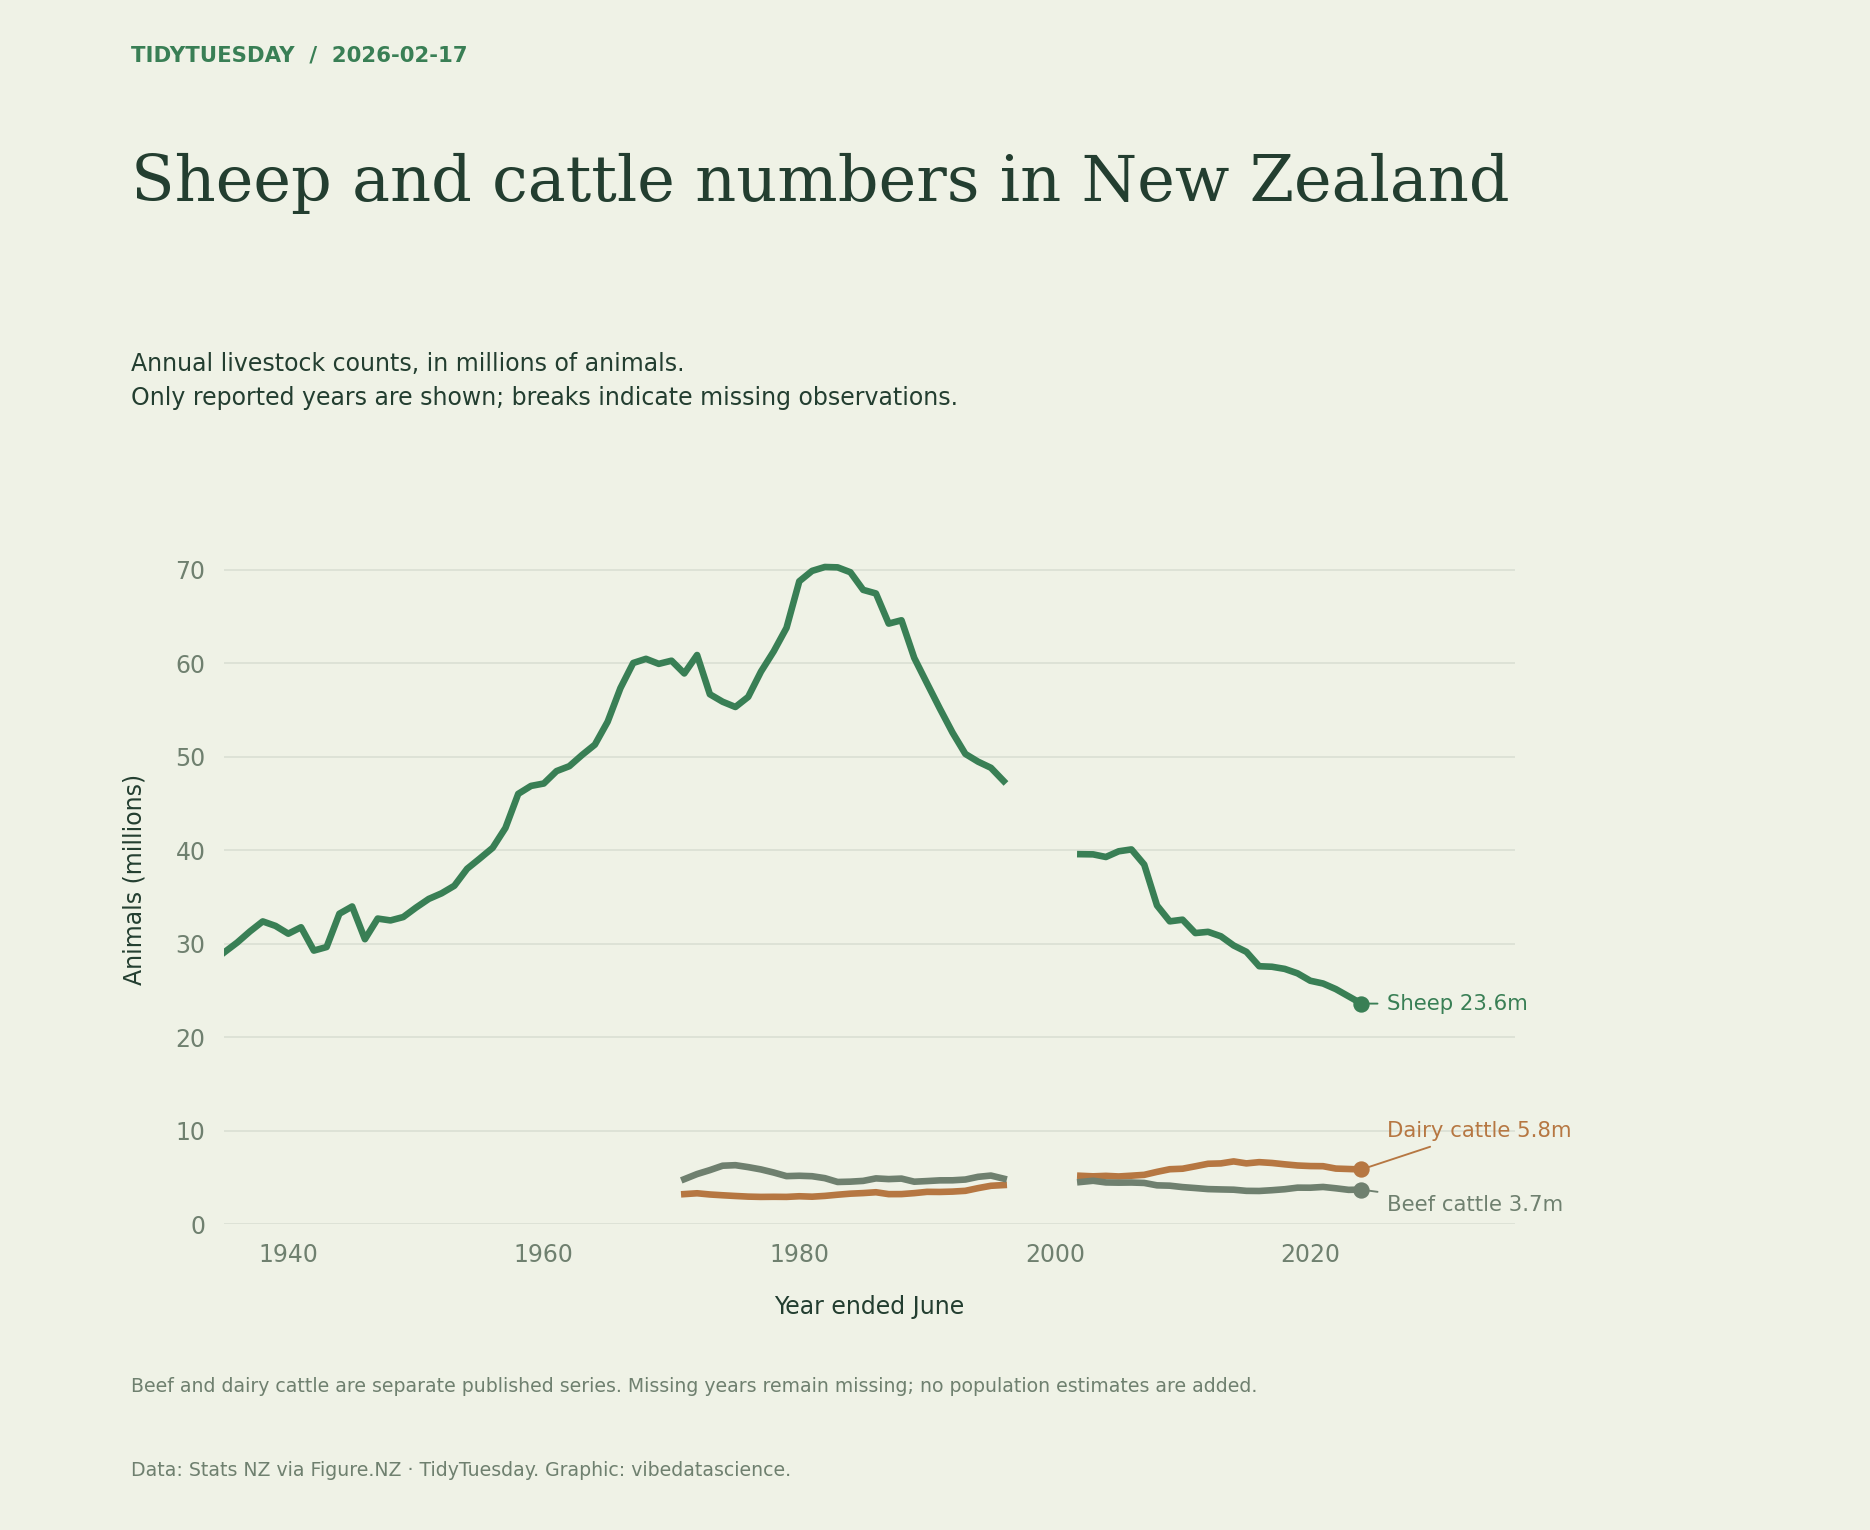

Write Python code to recreate this figure.
"""TidyTuesday 2026-02-17: Sheep and cattle numbers in New Zealand. Reproduce the chart from the bundled source data."""
from pathlib import Path
import textwrap
import re
from collections import Counter
import numpy as np
import pandas as pd
import matplotlib
matplotlib.use('Agg')
import matplotlib.pyplot as plt
import matplotlib.dates as mdates
from matplotlib.ticker import FuncFormatter, MaxNLocator
from matplotlib.colors import LinearSegmentedColormap, Normalize
from matplotlib.patches import Patch

HERE = Path(__file__).resolve().parent
PAPER, INK, MUTED, ACCENT, SECOND = ('#eff2e6', '#233e30', '#6f806f', '#397f55', '#b67742')
plt.rcParams.update({'font.family':'DejaVu Sans', 'font.size':10, 'text.color':INK,
 'axes.labelcolor':INK, 'xtick.color':MUTED, 'ytick.color':MUTED,
 'axes.edgecolor':MUTED, 'savefig.facecolor':PAPER})

def read(name):
    data = pd.read_csv(HERE / 'data' / (name + '.csv.gz'), low_memory=False)
    assert len(data), 'Empty source data'
    return data

def figure(subtitle, height=9):
    fig = plt.figure(figsize=(11,height), facecolor=PAPER)
    fig.text(.07,.96,'TIDYTUESDAY  /  2026-02-17',fontsize=9,color=ACCENT,weight='bold')
    fig.text(.07,.90,textwrap.fill('Sheep and cattle numbers in New Zealand',48),fontsize=27,fontfamily='DejaVu Serif',va='top',linespacing=1.14)
    fig.text(.07,.77,subtitle,fontsize=10,va='top',linespacing=1.55)
    fig.text(.07,.035,textwrap.fill('Data: Stats NZ via Figure.NZ · TidyTuesday. Graphic: vibedatascience.',110),fontsize=8,color=MUTED,linespacing=1.5)
    return fig

def axis(fig, rect=(.24,.18,.69,.49), grid='x'):
    ax=fig.add_axes(rect,facecolor=PAPER)
    for spine in ax.spines.values():spine.set_visible(False)
    ax.tick_params(length=0,pad=8)
    if grid:ax.grid(axis=grid,color=MUTED,alpha=.16,linewidth=.7)
    ax.set_axisbelow(True)
    return ax

def save(fig):
    fig.savefig(HERE / '20260217.png',dpi=170)
    plt.close(fig)
    print('2026-02-17: saved 20260217.png')

df=read('dataset');names={'Total Sheep':'Sheep','Total Dairy Cattle (including Bobby Calves)':'Dairy cattle','Total Beef Cattle':'Beef cattle'}
d=df[df.measure.isin(names)].pivot(index='year_ended_june',columns='measure',values='value').sort_index();assert len(d)>20
fig=figure('Annual livestock counts, in millions of animals.\nOnly reported years are shown; breaks indicate missing observations.',9)
ax=axis(fig,(.12,.20,.69,.45),grid='y')
for (column,name),color in zip(names.items(),[ACCENT,SECOND,MUTED]):
 s=d[column].reindex(range(d.index.min(),d.index.max()+1))/1e6
 ax.plot(s.index,s,color=color,lw=2.8)
 valid=s.dropna();ax.scatter(valid.index[-1],valid.iloc[-1],color=color,s=35)
 label_y={'Sheep':valid.iloc[-1],'Dairy cattle':10,'Beef cattle':2}[name]
 ax.annotate(f'{name} {valid.iloc[-1]:.1f}m',xy=(valid.index[-1],valid.iloc[-1]),xytext=(d.index.max()+2,label_y),color=color,fontsize=9,va='center',arrowprops={'arrowstyle':'-','color':color,'lw':.8})
ax.set_xlim(d.index.min(),d.index.max()+12);ax.set_ylim(bottom=0);ax.set_xlabel('Year ended June',labelpad=12);ax.set_ylabel('Animals (millions)',labelpad=12)
fig.text(.07,.09,'Beef and dairy cattle are separate published series. Missing years remain missing; no population estimates are added.',fontsize=8,color=MUTED)
save(fig)
